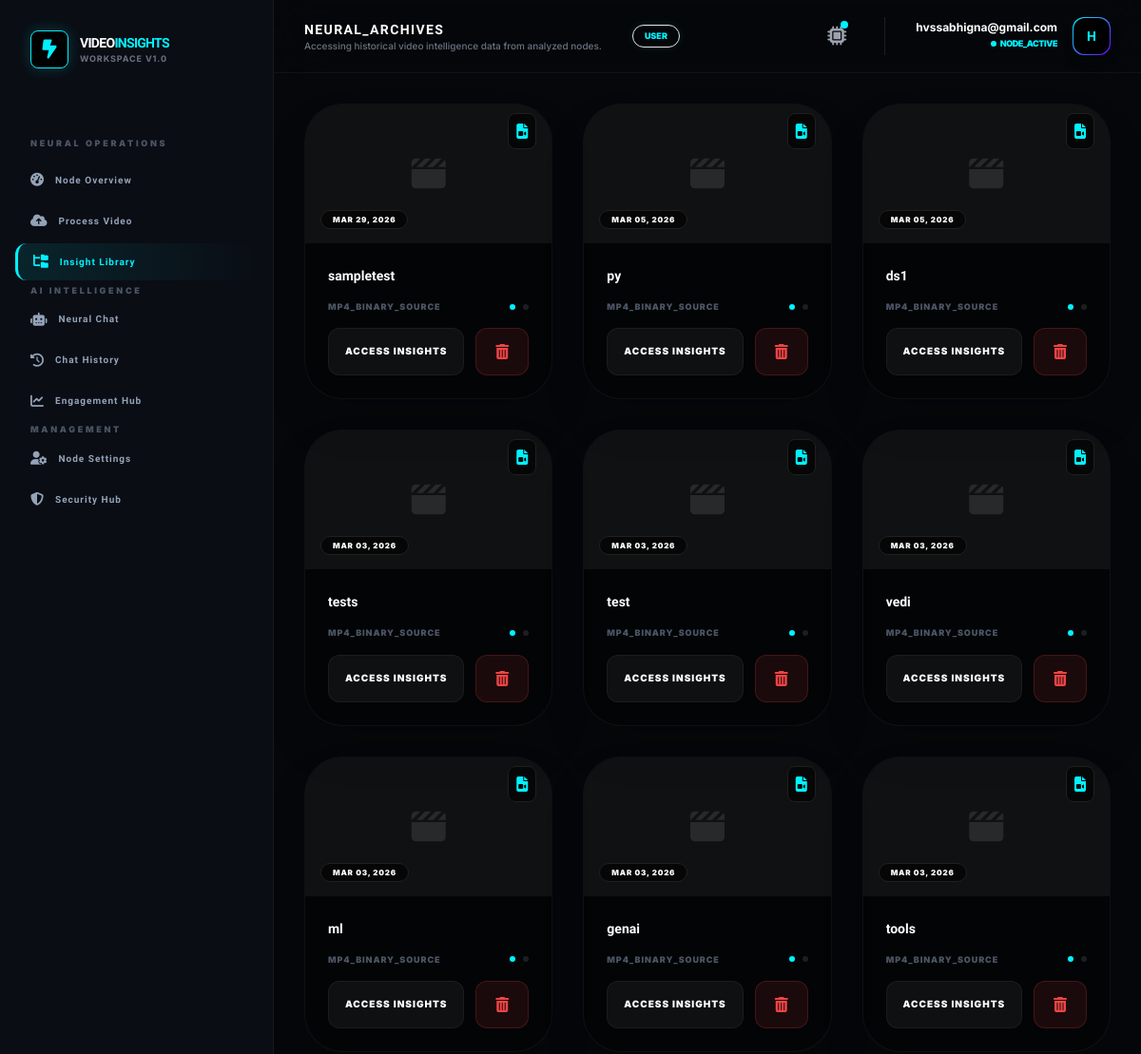
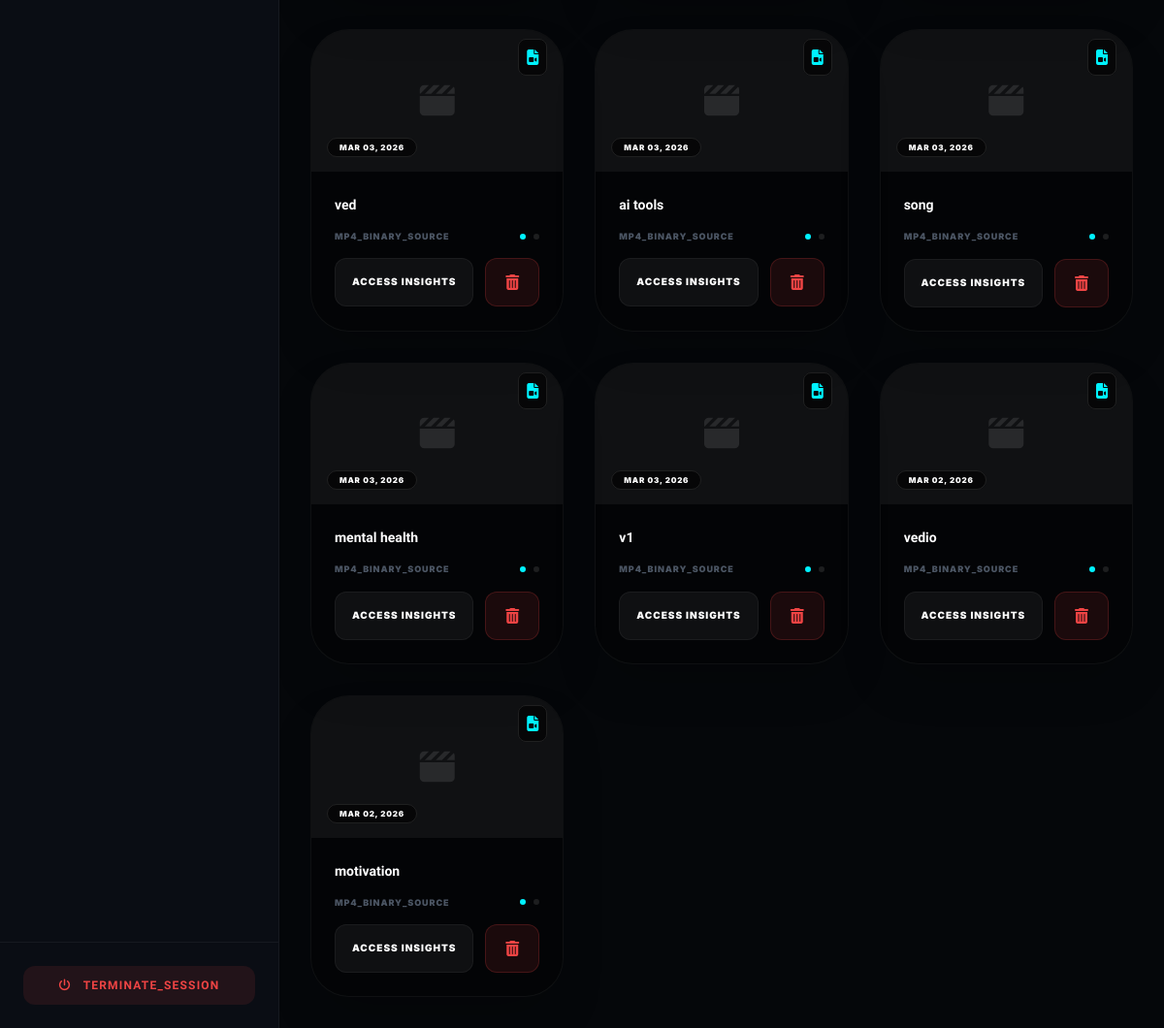
/portal/library/ (signed in), run on the app's committed database (2 pictures, top to bottom).
### accounts/models.py (models this page shows, shortened)
class User(AbstractUser):
    username = None
    email = models.EmailField(unique=True)
    ROLE_CHOICES = (
        ('admin', 'Admin'),
        ('user', 'User'),
    )
    role = models.CharField(max_length=10, choices=ROLE_CHOICES, default='user')
    is_verified = models.BooleanField(default=False)
    login_count = models.PositiveIntegerField(default=0)
    USERNAME_FIELD = 'email'
    REQUIRED_FIELDS = []
    objects = CustomUserManager()

### videos/models.py (models this page shows)
class VideoAnalysis(models.Model):
    user = models.ForeignKey(settings.AUTH_USER_MODEL, on_delete=models.CASCADE)
    title = models.CharField(max_length=255)
    video_file = models.FileField(upload_to='videos/', null=True, blank=True)
    youtube_url = models.URLField(null=True, blank=True)
    transcript = models.TextField(null=True, blank=True)
    summary = models.TextField(null=True, blank=True)
    keywords = models.JSONField(default=list)
    engagement_data = models.JSONField(default=list, null=True, blank=True)
    objects_detected = models.JSONField(default=list)
    key_moments = models.JSONField(default=list, blank=True)
    activity_type = models.CharField(max_length=100, default="General Analysis")
    human_presence_data = models.JSONField(default=dict, null=True, blank=True)
    face_detection_data = models.JSONField(default=dict, null=True, blank=True)
    activity_ml_data = models.JSONField(default=dict, null=True, blank=True)
    ml_processed = models.BooleanField(default=False)
    created_at = models.DateTimeField(auto_now_add=True)
    ai_processed = models.BooleanField(default=False)
    ai_failed = models.BooleanField(default=False)

### videos/views.py (the view)
# urls.py: path('library/', views.video_list, name='video_list'),
@login_required
def video_list(request):
    if hasattr(request.user, 'role') and request.user.role == 'admin':
        videos = VideoAnalysis.objects.all().order_by('-created_at')
    else:
        videos = VideoAnalysis.objects.filter(user=request.user).order_by('-created_at')
    return render(request, 'videos/library.html', {'videos': videos})

### templates/videos/library.html (shortened to what this page needs)
{% extends "base2.html" %}
{% block page_title %}NEURAL_ARCHIVES{% endblock %}
{% block page_subtitle %}Accessing historical video intelligence data from analyzed nodes.{% endblock %}
{% block content %}
<div class="grid grid-cols-1 md:grid-cols-2 lg:grid-cols-3 gap-8 animate-fade-in">
    {% for video in videos %}
    <div class="bg-black/40 border border-white/5 rounded-[2.5rem] overflow-hidden group hover:border-[var(--accent-cyan)]/30 transition-all shadow-2xl">
        <div class="aspect-video bg-white/5 flex items-center justify-center relative">
            <i class="fa fa-clapperboard text-4xl text-white/10 group-hover:text-[var(--accent-cyan)]/20 transition-all"></i>
            <div class="absolute top-4 right-4">
                {% if video.video_file %}
                    <span class="bg-black/60 backdrop-blur-md p-2 rounded-lg border border-white/10 text-[var(--accent-cyan)]">
                        <i class="fa fa-file-video"></i>
                    </span>
                {% else %}
                    <span class="bg-black/60 backdrop-blur-md p-2 rounded-lg border border-white/10 text-red-500">
                        <i class="fa fa-youtube"></i>
                    </span>
                {% endif %}
            </div>
            <div class="absolute bottom-4 left-4">
                <span class="bg-black/60 backdrop-blur-md text-[8px] font-black text-white px-3 py-1 rounded-full uppercase tracking-widest border border-white/10">
                    {{ video.created_at|date:"M d, Y" }}
                </span>
            </div>
        </div>
        <div class="p-6 space-y-4">
            <h3 class="orbitron text-sm font-black text-white truncate">{{ video.title }}</h3>
            <div class="flex items-center justify-between">
                <p class="text-[9px] font-black text-gray-600 uppercase tracking-widest">
                    {% if video.video_file %}MP4_BINARY_SOURCE{% else %}EXTERNAL_STREAM{% endif %}
                </p>
                <div class="flex gap-2">
                    <span class="w-1.5 h-1.5 rounded-full bg-[var(--accent-cyan)] animate-pulse"></span>
                    <span class="w-1.5 h-1.5 rounded-full bg-white/10"></span>
                </div>
            </div>
            <div class="flex gap-3 mt-4">
                <a href="{% url 'video_insight_detail' video.pk %}"
                   onclick="showNeuralLoader('{{ video.title }}')"
                   class="flex-1 py-4 rounded-xl bg-white/5 border border-white/5 text-center text-[10px] font-black text-white uppercase tracking-widest hover:bg-[var(--accent-cyan)] hover:text-black hover:shadow-[0_0_15px_var(--accent-cyan)] transition-all">
                    Access Insights
                </a>
                <button onclick="confirmPurge('{{ video.pk }}', '{{ video.title }}')"
                        class="px-5 py-3 rounded-xl bg-red-500/10 border border-red-500/20 text-red-500 hover:bg-red-500 hover:text-white transition-all">
                    <i class="fa fa-trash-can"></i>
                </button>
            </div>
        </div>
    </div>
    {% endfor %}
</div>
{% endblock %}

### templates/base2.html (shortened to what this page needs)
<!DOCTYPE html>
<html lang="en">
<head>
    <script src="https://cdn.tailwindcss.com"></script>
    <link rel="stylesheet" href="https://cdnjs.cloudflare.com/ajax/libs/font-awesome/6.4.2/css/all.min.css">
</head>
<body class="min-h-screen flex">
<aside class="w-72 bg-[var(--sidebar-bg)] border-r border-white/5 hidden lg:flex flex-col sticky top-0 h-screen z-50">
    <div class="p-8">
        <a href="/" class="flex items-center gap-3">
            <div class="w-10 h-10 rounded-lg flex items-center justify-center bg-black border border-[var(--accent-cyan)] shadow-[0_0_15px_rgba(0,242,255,0.2)]">
                <i class="fa-solid fa-bolt-lightning text-xl text-[var(--accent-cyan)]"></i>
            </div>
            <div>
                <h2 class="orbitron text-sm font-black text-white tracking-tighter">VIDEO<span class="text-[var(--accent-cyan)]">INSIGHTS</span></h2>
                <p class="text-[9px] text-gray-500 uppercase tracking-widest font-bold">Workspace v1.0</p>
            </div>
        </a>
    </div>
    <nav class="flex-1 px-4 py-4 space-y-1 overflow-y-auto">
        {% if user.role == 'admin' %}
            {% include "partials/sidebar_admin.html" %}
        {% else %}
            {% include "partials/sidebar_user.html" %}
        {% endif %}
    </nav>
    <div class="p-6 border-t border-white/5">
        <a href="{% url 'logout' %}"
           class="flex items-center justify-center gap-3 px-4 py-3 rounded-xl bg-red-500/10 text-red-500 font-bold hover:bg-red-500 hover:text-white transition duration-300 orbitron text-xs tracking-widest">
            <i class="fa-solid fa-power-off"></i> TERMINATE_SESSION
        </a>
    </div>
</aside>
<div class="flex-1 flex flex-col min-w-0">
    <header class="bg-[var(--sidebar-bg)]/80 backdrop-blur-xl border-b border-white/5 sticky top-0 z-40 px-8 py-4 flex justify-between items-center">
        <div class="flex items-center gap-4">
             <div class="hidden sm:block">
                <h1 class="orbitron text-sm font-bold text-white tracking-widest uppercase">
                    {% block page_title %}Operational_Dashboard{% endblock page_title %}
                </h1>
                <p class="text-[10px] text-gray-500 font-medium">
                    {% block page_subtitle %}Synchronizing with Neural Pipeline...{% endblock page_subtitle %}
                </p>
             </div>
             <span class="bg-[var(--accent-cyan)]/10 text-[var(--accent-cyan)] text-[9px] uppercase font-black px-3 py-1 rounded-full ml-4 border border-[var(--accent-cyan)]/20 shadow-[0_0_10px_rgba(0,242,255,0.1)]">
                {{ user.role|default:"User" }}
             </span>
        </div>
        <div class="flex items-center gap-8">
            <div class="relative group">
                <button class="relative p-2 text-gray-400 hover:text-[var(--accent-cyan)] transition-colors">
                    <i class="fa-solid fa-microchip text-xl"></i>
                    <span class="absolute top-1.5 right-1.5 w-2 h-2 bg-[var(--accent-cyan)] rounded-full animate-pulse"></span>
                </button>
            </div>
            <div class="flex items-center gap-4 border-l border-white/10 pl-8">
                <div class="text-right hidden sm:block">
                    <p class="text-xs font-bold text-white leading-none mb-1">{{ user.email }}</p>
                    <p class="text-[9px] text-[var(--accent-cyan)] font-black uppercase flex items-center justify-end gap-1 tracking-tighter">
                        <span class="w-1.5 h-1.5 bg-[var(--accent-cyan)] rounded-full animate-ping"></span> NODE_ACTIVE
                    </p>
                </div>
                <div class="w-10 h-10 rounded-xl bg-gradient-to-br from-[var(--accent-cyan)] to-[var(--accent-purple)] p-[1px] shadow-lg">
                    <div class="w-full h-full bg-black rounded-xl flex items-center justify-center text-[var(--accent-cyan)] font-black orbitron text-sm">
                        {{ user.email|first|upper }}
                    </div>
                </div>
            </div>
        </div>
    </header>
    <main class="flex-1 p-8 overflow-y-auto">
        <div class="max-w-7xl mx-auto animate-fade-in">
            {% block content %}{% endblock content %}
        </div>
    </main>
</div>
</body>
</html>

### templates/base2.html (style rules this page uses)
:root { --bg-workspace: #05070a; --sidebar-bg: #0a0d14; --accent-cyan: #00f2ff; --accent-purple: #7000ff; --card-dark: #10141d; }
body { font-family: 'Inter', sans-serif; background-color: var(--bg-workspace); color: #e2e8f0; }
.orbitron { font-family: 'Orbitron', sans-serif; }
.animate-fade-in { animation: fadeIn 0.3s ease-out; }

### data on the page
User: role "USER", email "hvssabhigna@gmail.com", email|first "H"
VideoAnalysis: created_at "MAR 29, 2026", title "sampletest", shows "MP4_BINARY_SOURCE"
VideoAnalysis: created_at "MAR 05, 2026", title "py", shows "MP4_BINARY_SOURCE"
VideoAnalysis: created_at "MAR 05, 2026", title "ds1", shows "MP4_BINARY_SOURCE"
VideoAnalysis: created_at "MAR 03, 2026", title "tests", shows "MP4_BINARY_SOURCE"
VideoAnalysis: created_at "MAR 03, 2026", title "test", shows "MP4_BINARY_SOURCE"
VideoAnalysis: created_at "MAR 03, 2026", title "vedi", shows "MP4_BINARY_SOURCE"
VideoAnalysis: created_at "MAR 03, 2026", title "ml", shows "MP4_BINARY_SOURCE"
VideoAnalysis: created_at "MAR 03, 2026", title "genai", shows "MP4_BINARY_SOURCE"
VideoAnalysis: created_at "MAR 03, 2026", title "tools", shows "MP4_BINARY_SOURCE"
VideoAnalysis: created_at "MAR 03, 2026", title "ved", shows "MP4_BINARY_SOURCE"
VideoAnalysis: created_at "MAR 03, 2026", title "ai tools", shows "MP4_BINARY_SOURCE"
VideoAnalysis: created_at "MAR 03, 2026", title "song", shows "MP4_BINARY_SOURCE"
VideoAnalysis: created_at "MAR 03, 2026", title "mental health", shows "MP4_BINARY_SOURCE"
VideoAnalysis: created_at "MAR 03, 2026", title "v1", shows "MP4_BINARY_SOURCE"
VideoAnalysis: created_at "MAR 02, 2026", title "vedio", shows "MP4_BINARY_SOURCE"
VideoAnalysis: created_at "MAR 02, 2026", title "motivation", shows "MP4_BINARY_SOURCE"
